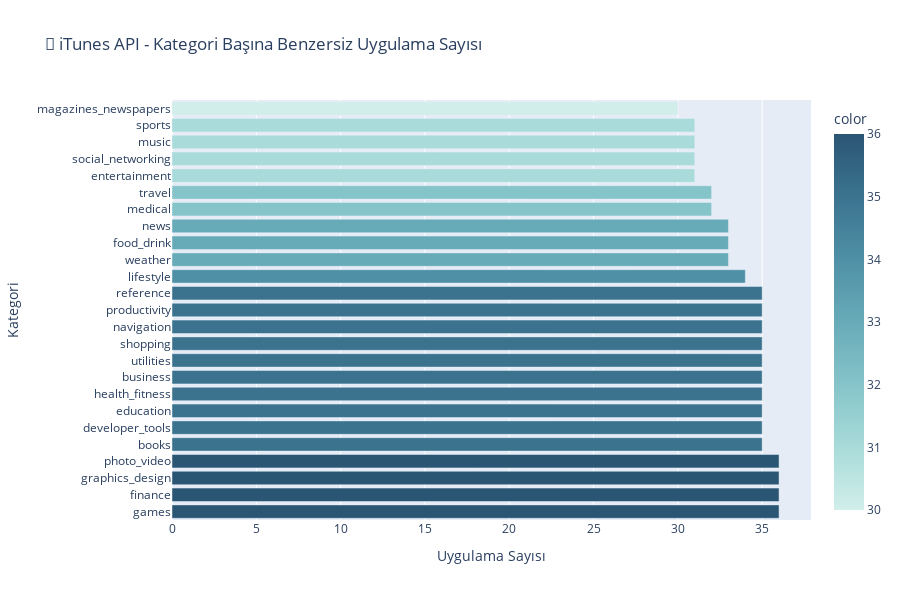

Notebook code for this chart:
### Code cell
if not df_api.empty:
    print('🌐 iTunes API Verileri Özeti')
    print('='*50)
    
    # Temel bilgiler
    print(f'\nToplam uygulama: {len(df_api):,}')
    print(f'Benzersiz uygulama: {df_api["trackId"].nunique():,}')
    print(f'Kategori sayısı: {df_api["category_search"].nunique()}')
    
    # En popüler uygulamalar
    print('\n📱 En Çok Görünen 10 Uygulama:')
    top_apps = df_api['trackName'].value_counts().head(10)
    for i, (app, count) in enumerate(top_apps.items(), 1):
        print(f'{i}. {app}: {count} kategori')
    
    # Kategori başına uygulama sayısı
    category_dist = df_api.groupby('category_search')['trackId'].nunique().sort_values(ascending=False)
    
    fig = px.bar(
        x=category_dist.values,
        y=category_dist.index,
        orientation='h',
        title='🎯 iTunes API - Kategori Başına Benzersiz Uygulama Sayısı',
        labels={'x': 'Uygulama Sayısı', 'y': 'Kategori'},
        color=category_dist.values,
        color_continuous_scale='teal'
    )
    
    fig.update_layout(height=600, showlegend=False)
    fig.show()

### Figure 1 — Plotly figure (JSON) as saved in the notebook; plotly's stock layout.template omitted (floating-point values rounded to 4 significant figures)
{"data": [{"hovertemplate": "Uygulama Sayısı=%{x}<br>Kategori=%{y}<br>color=%{marker.color}<extra></extra>", "legendgroup": "", "marker": {"color": [36, 36, 36, 36, 35, 35, 35, 35, 35, 35, 35, 35, 35, 35, 34, 33, 33, 33, 32, 32, 31, 31, 31, 31, 30], "coloraxis": "coloraxis", "pattern": {"shape": ""}}, "name": "", "orientation": "h", "showlegend": false, "textposition": "auto", "type": "bar", "x": [36, 36, 36, 36, 35, 35, 35, 35, 35, 35, 35, 35, 35, 35, 34, 33, 33, 33, 32, 32, 31, 31, 31, 31, 30], "xaxis": "x", "y": ["games", "finance", "graphics_design", "photo_video", "books", "developer_tools", "education", "health_fitness", "business", "utilities", "shopping", "navigation", "productivity", "reference", "lifestyle", "weather", "food_drink", "news", "medical", "travel", "entertainment", "social_networking", "music", "sports", "magazines_newspapers"], "yaxis": "y"}], "layout": {"barmode": "relative", "coloraxis": {"colorbar": {"title": {"text": "color"}}, "colorscale": [[0, "rgb(209, 238, 234)"], [0.1667, "rgb(168, 219, 217)"], [0.3333, "rgb(133, 196, 201)"], [0.5, "rgb(104, 171, 184)"], [0.6667, "rgb(79, 144, 166)"], [0.8333, "rgb(59, 115, 143)"], [1, "rgb(42, 86, 116)"]]}, "height": 600, "legend": {"tracegroupgap": 0}, "showlegend": false, "title": {"text": "🎯 iTunes API - Kategori Başına Benzersiz Uygulama Sayısı"}, "xaxis": {"anchor": "y", "domain": [0, 1], "title": {"text": "Uygulama Sayısı"}}, "yaxis": {"anchor": "x", "domain": [0, 1], "title": {"text": "Kategori"}}}}
